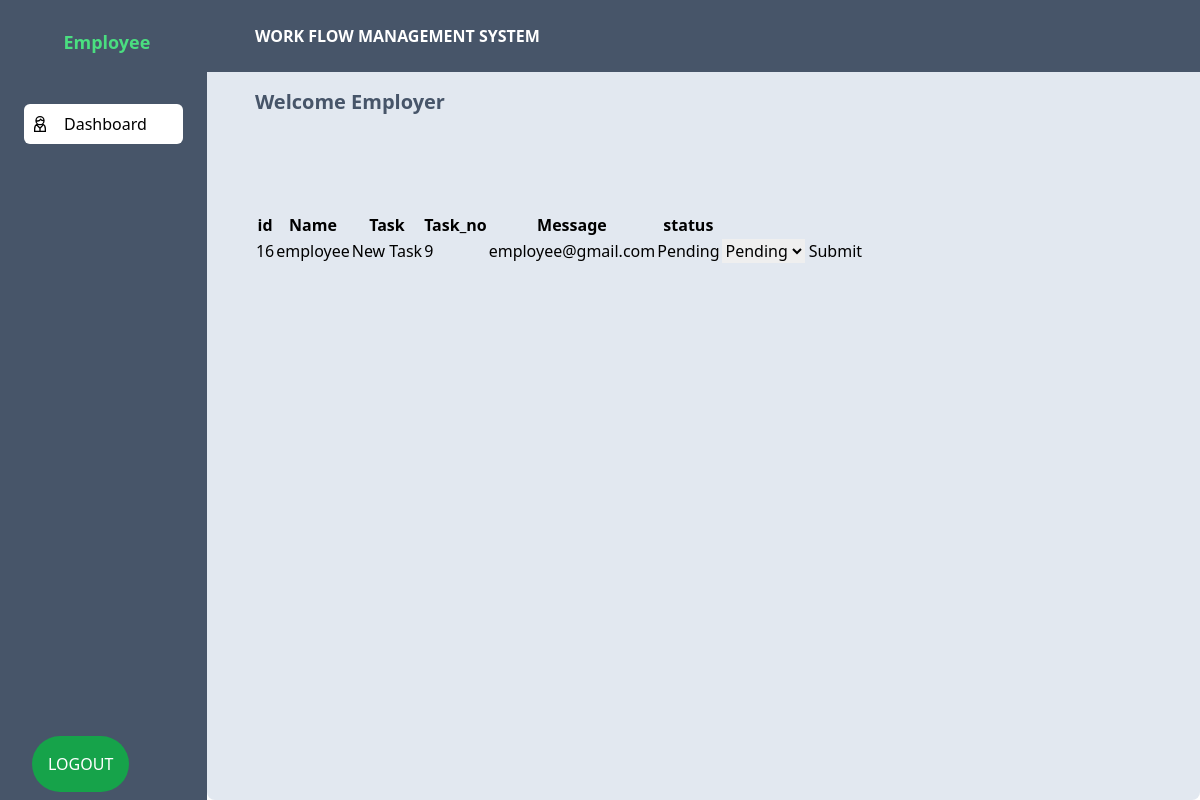
Page /employee_admin (signed in) on the committed database.
### tables this page shows
CREATE TABLE `emp_db` (
  `emp_id` int(255) NOT NULL,
  `emp_name` varchar(255) NOT NULL,
  `task_no` int(255) NOT NULL,
  `emp_task` varchar(255) NOT NULL,
  `emp_mesage` varchar(255) NOT NULL,
  `status` varchar(255) NOT NULL DEFAULT 'Pending'
);

### App/controller/employee_admin.php (called while the page is built, shortened)
<?php
class employee_admin extends Controller{
    public function index(){
  $this->view('employee_admin.view');
    }
}

### App/core/apps.php (called while the page is built, shortened)
<?php
class apps{
    public $method = 'index';
    public function loadController(){
        $controller = new $this->controller;
        call_user_func_array([$controller,$this->method],[]);
    }
}
    ?>

### public/index.php (called while the page is built, shortened)
<?php
$app = new apps();
$app->loadController();
 ?>

### App/core/database.php (called while the page is built, shortened)
<?php
class database{
    public function connect()
    {
        $string = "mysql:hostname=localhost;dbname=work_flow";
        $con = new PDO($string,'root','');
        $con->setAttribute(PDO::ATTR_ERRMODE, PDO::ERRMODE_EXCEPTION);
        return $con;
    }
    public function query($query, $data= [])
    {
        $con = $this->connect();
        $statement = $con->prepare($query);
        $check = $statement->execute($data);
        if($check){
            $result = $statement->fetchAll(PDO::FETCH_ASSOC);
        }
        if(is_array($result) && count($result)){
            return $result;
        }
        return false;
    }
}

### App/core/model.php (called while the page is built, shortened)
<?php
class model extends database{
    public $table = 'admin';
    protected $limit = 10;
    protected $offset = 0;
    public function where($data,$data_not = [])
    {
        $keys = array_keys($data);
        $query = "select * from $this->table where ";
        foreach($keys as $key){
            $query .= $key." = :".$key . " && ";
        }
        $query = trim($query," && ");
        $query .= " limit $this->limit offset $this->offset";
        $data = array_merge($data,$data_not);
        return $this->query($query,$data);
    }
}

### App/views/employee_admin.view.php (the view, shortened to what this page needs)
<?php
 $ses =$_SESSION['id'];
 ?>
<!DOCTYPE html>
<html lang="en">
<head>
    <link rel="stylesheet" href="/public/assets/input.css">
    <script src="https://cdn.tailwindcss.com"></script>
</head>
<body class="h-screen flex">
    <aside class="w-60 h-full bg-slate-600 text-white p-6">
        <div class="w-20 m-auto text-2xl font-bold h-20">
            <span class="text-green-400 text-lg">Employee</span>
        </div>
        <div>
            <nav>
                <ul class="space-y-4">
                    <li>
                        <a href="employee_admin" class="flex items-center gap-4 bg-white text-black rounded-md p-2">
                            <span> Dashboard</span>
                        </a>
                    </li>
                </ul>
            </nav>
        </div>
        <div class="fixed bottom-2 left-8  rounded-full p-4 bg-green-600">
            <form action="" method="post">
            <button name ="logout"> LOGOUT</button>
            </form>
        </div>
    </aside>
    <main class=" bg-slate-200 h-full w-full rounded-lg ">
        <header class = "text-white bg-slate-600 p-6 px-12 font-bold">WORK FLOW MANAGEMENT SYSTEM</header>
        <h2 class ="py-4 ml-12 text-xl text-slate-600 font-bold">Welcome Employer</h2>
    <div class="space-x-6 space-y-4  pl-12 py-20">
    <?php
            $model= new emp_db();
            $gain =  $model->where(['emp_id'=> $ses]);
            if(!empty($gain)){
                ?>
                <table>
            <tr>
                <th>
                    id
                </th>
                <th>
                    Name
                </th>
                <th>
                    Task
                </th>
                <th>
                    Task_no
                </th>
                <th>
                   Message
                </th>
                <th>
                 status
                </th>
            </tr>
            <?php
             foreach($gain as $row){
                ?>
            <tbody>
                <tr>
                <td><?php echo $row['emp_id']?></td>
                <td><?php echo $row['emp_name']?></td>
                <td><?php echo $row['emp_task']?></td>
                <td><?php echo $row['task_no']?></td>
                <td><?php echo $row['emp_mesage']?></td>
                <td><?php echo $row['status']?></td>
                <td>
<form method="post" action="">
  <select name="status" id="">
    <option value="Pending">Pending</option>
  </select>
  <button name="submit">Submit</button>
</form>
</td>
                </tr>
            </tbody>
        </table>
        <?php
             }
            }else{
                echo "NO DATA FOUND";
            }
?>
    </div>
    </main>
</body>
</html>

### rows in the picture
emp_db: emp_id "16", emp_name "employee", emp_task "New Task", task_no "9", emp_mesage "employee@gmail.com", status "Pending"
